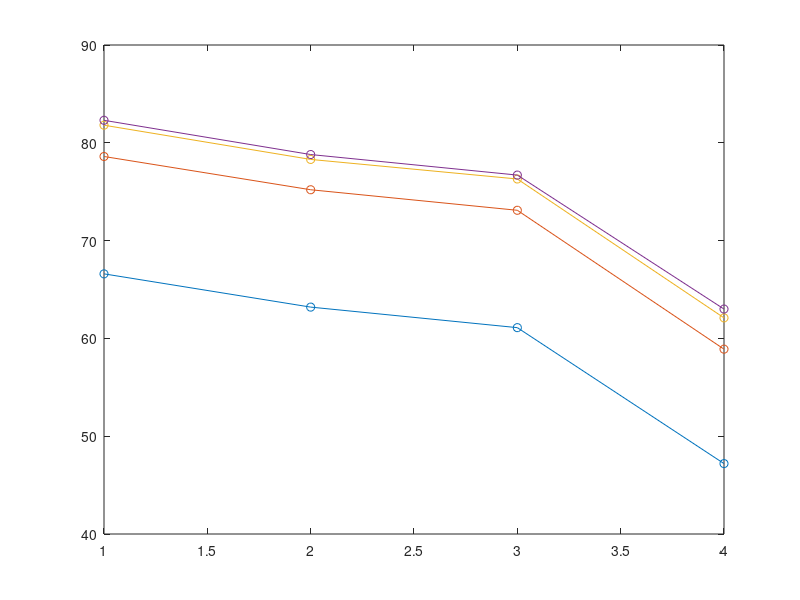
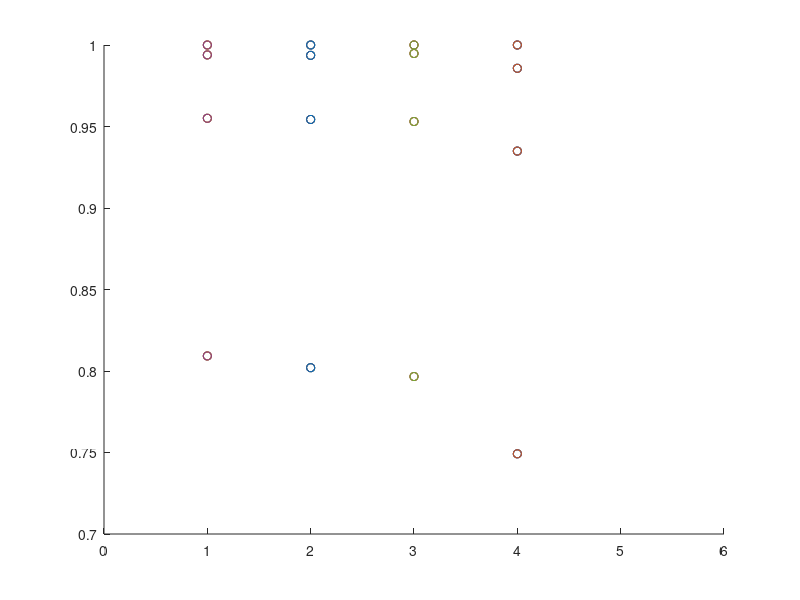

The MATLAB source for these figures, in order:
levels_8kHz_sweep = [77.3,75.8,74.9,74.2,74.8,74.4,73.9,72.7,72.1,71.1,71.1,70.9,70.2,69.9,69.2,68.9,68.8,69.1,68.8,68.2];


plot(levels_8kHz_sweep,'o-')

%%
levels_8kHz_deltaLevel = [66.6,78.6,81.8,82.3];
levels_12kHz_deltaLevel = [63.2,75.2,78.3,78.8];
levels_16kHz_deltaLevel = [61.1,73.1,76.3,76.7];
levels_32kHz_deltaLevel = [47.2,58.9,62.1,63.0];
levels =[0.2, 0.8,1.4,2];


level_Mtx_deltaLevel = cat(1,levels_8kHz_deltaLevel, ...
                             levels_12kHz_deltaLevel, ...
                             levels_16kHz_deltaLevel, ...
                             levels_32kHz_deltaLevel);

plot(level_Mtx_deltaLevel,'o-')

%%
figure()
hold on
plot(ones(4),levels_8kHz_deltaLevel/max(levels_8kHz_deltaLevel),'o')
plot(ones(4)*2,levels_12kHz_deltaLevel/max(levels_12kHz_deltaLevel),'o')
plot(ones(4)*3,levels_16kHz_deltaLevel/max(levels_16kHz_deltaLevel),'o')
plot(ones(4)*4,levels_32kHz_deltaLevel/max(levels_32kHz_deltaLevel),'o')

xlim([0,6])